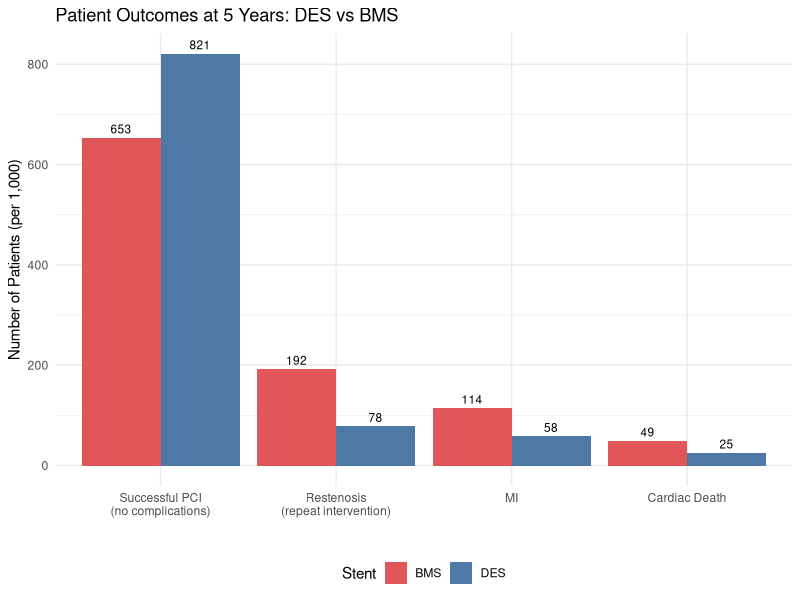
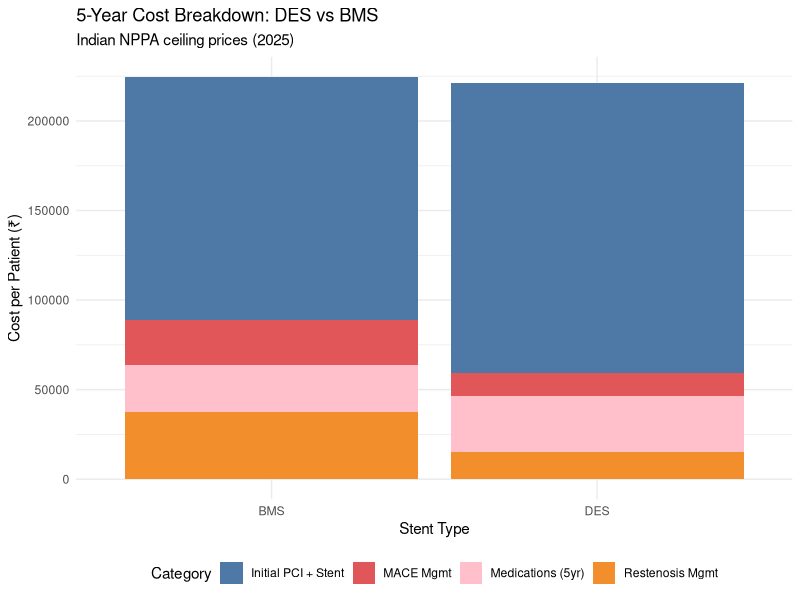
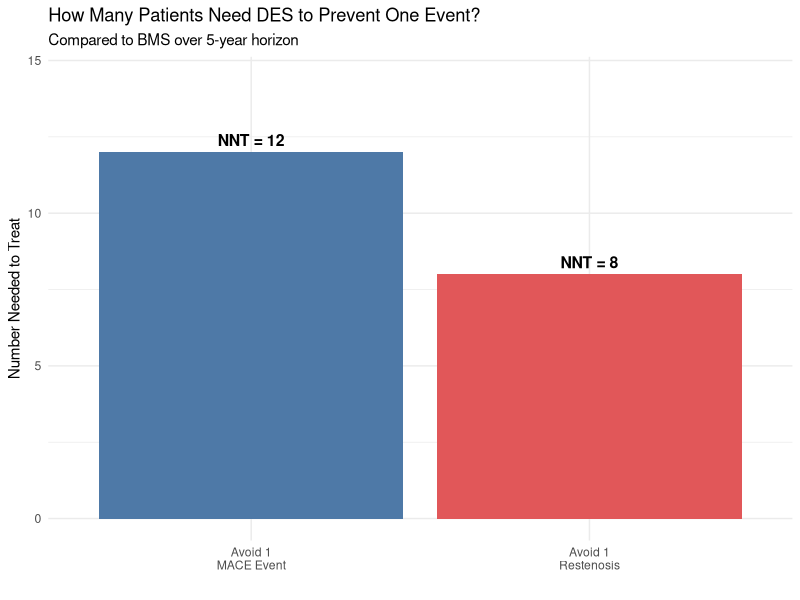
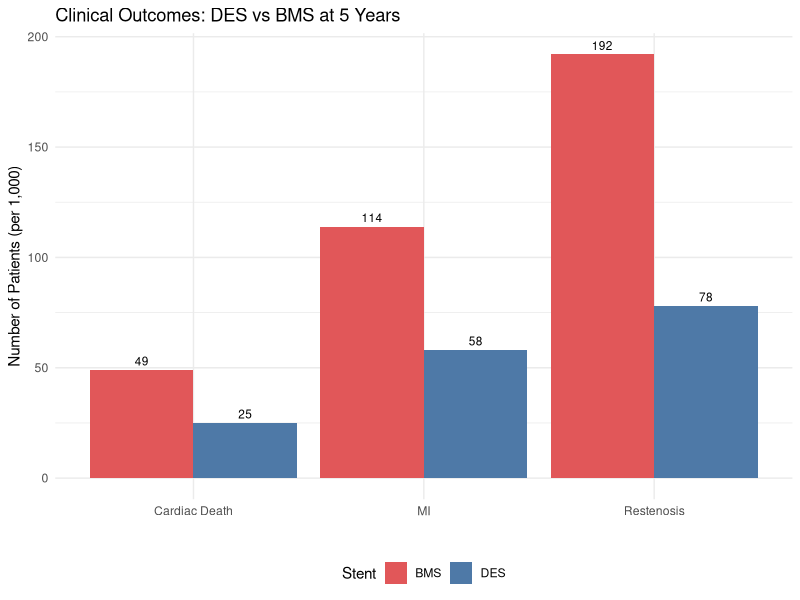

These charts were generated, in order, by the following R code:
## ---- chunk 1
#| label: fig-pico
#| echo: false
#| fig-cap: "PICO framework extended for HTA decision modelling"

library(DiagrammeR)

grViz("
digraph pico {
  graph [rankdir=TB, bgcolor='transparent', fontname='Helvetica', nodesep=0.6, ranksep=0.5]
  node [fontname='Helvetica', fontsize=11, style='filled,rounded', shape=box]

  Q [label='Structured Decision Problem', fillcolor='#2c3e50', fontcolor='white', fontsize=13, width=3.5]

  P [label='P — Population\\nAdults with stable CAD\\nundergoing elective PCI in India', fillcolor='#3498db', fontcolor='white', width=3]
  I [label='I — Intervention\\nDrug-Eluting Stent (DES)\\n₹38,933 (NPPA 2025)', fillcolor='#27ae60', fontcolor='white', width=3]
  C [label='C — Comparator\\nBare Metal Stent (BMS)\\n₹10,693 (NPPA 2025)', fillcolor='#e67e22', fontcolor='white', width=3]
  O [label='O — Outcomes\\nCosts (₹), QALYs, ICER', fillcolor='#e74c3c', fontcolor='white', width=3]

  H [label='HTA Extensions', fillcolor='#8e44ad', fontcolor='white', fontsize=12, width=3.5]

  Per [label='Perspective\\nHealthcare payer', fillcolor='#9b59b6', fontcolor='white', width=2.5]
  TH [label='Time Horizon\\n5 years', fillcolor='#9b59b6', fontcolor='white', width=2.5]
  DR [label='Discounting\\n3% per annum', fillcolor='#9b59b6', fontcolor='white', width=2.5]
  WTP [label='Threshold\\n₹1.7 lakh/QALY\\n(1× GDP per capita)', fillcolor='#9b59b6', fontcolor='white', width=2.5]

  Q -> P
  Q -> I
  Q -> C
  Q -> O

  Q -> H [style=dashed]
  H -> Per
  H -> TH
  H -> DR
  H -> WTP
}
")
## ---- chunk 2
#| label: params-cohort
#| echo: true

# === COHORT & FRAMEWORK ===
n_cohort      <- 1000   # 1,000 patients undergoing PCI
time_horizon  <- 5      # years of follow-up
discount_rate <- 0.03   # 3% annual discount (years 2–5)
## ---- chunk 3
#| label: params-probabilities
#| echo: true

# === PROBABILITIES ===

# Procedural success
# Source: Indian PCI registry data
p_success_des <- 0.97
p_success_bms <- 0.96

# Restenosis within 1 year (requiring repeat revascularisation)
# Source: PMC comparative study (Indian data); international meta-analyses
p_restenosis_des <- 0.08   # DES: 5–10%
p_restenosis_bms <- 0.20   # BMS: 15–20%

# MACE at 5 years (MI or cardiac death)
# Among patients WITHOUT restenosis
p_mace_des_no_restenosis <- 0.08
p_mace_bms_no_restenosis <- 0.15

# Among patients WITH restenosis (after repeat revascularisation)
p_mace_des_restenosis <- 0.15
p_mace_bms_restenosis <- 0.25

# Among MACE events: what proportion is MI vs cardiac death?
p_mi_given_mace        <- 0.70   # 70% MI
p_cardiac_death_given_mace <- 0.30   # 30% cardiac death

# Proportion needing CABG vs repeat PCI among restenosis cases
p_cabg_if_restenosis <- 0.20
## ---- chunk 4
#| label: params-costs
#| echo: true

# === COSTS (Indian Rupees) ===

# Stent costs — NPPA revised ceiling prices 2025
cost_des_stent <- 38933
cost_bms_stent <- 10693

# Base PCI procedure cost (same for both arms)
# Source: PMJAY/CGHS package rates; hospital data
cost_procedure <- 120000

# Post-PCI medication costs (annual)
cost_dapt_des_annual <- 8000    # 12-month dual antiplatelet (DES)
cost_dapt_bms_annual <- 3000    # Shorter DAPT + single antiplatelet (BMS)
cost_followup_annual <- 5000    # Annual follow-up visits and tests

# Repeat revascularisation costs
cost_repeat_pci <- 180000       # Repeat PCI (more complex than index)
cost_cabg       <- 250000       # CABG if PCI not suitable

# MACE event costs
cost_mi_management <- 200000    # Acute MI management
cost_cardiac_death <- 50000     # Terminal care
## ---- chunk 5
#| label: params-utilities
#| echo: true

# === UTILITY WEIGHTS (0 = dead, 1 = perfect health) ===
# Source: Adapted from international literature (Sullivan et al.)
utility_well_post_pci        <- 0.85   # Stable post-PCI
utility_restenosis_recovered <- 0.78   # After repeat revascularisation
utility_post_mi              <- 0.65   # Post-MI, surviving
utility_death                <- 0.00   # Death
## ---- chunk 6
#| label: fig-des-bms-tree
#| echo: true
#| fig-cap: "Decision tree structure: DES vs BMS for coronary intervention"

library(DiagrammeR)

grViz("
digraph des_bms {
  graph [rankdir=LR, bgcolor='transparent', fontname='Helvetica', nodesep=0.4]
  node [fontname='Helvetica', fontsize=10]

  D [label='PCI STENT\nChoice', shape=square, style=filled, fillcolor='#4e79a7', fontcolor='white', width=1.2]

  DES [label='DES\n₹38,933', shape=box, style='filled,rounded', fillcolor='#4e79a7', fontcolor='white']
  BMS [label='BMS\n₹10,693', shape=box, style='filled,rounded', fillcolor='#e15759', fontcolor='white']

  # DES branch
  DS [label='Success\n(97%)', shape=circle, style=filled, fillcolor='#d4e6f1', fontsize=9]
  DF [label='Failure\n(3%)', shape=box, style='filled,rounded', fillcolor='#f5b7b1', fontsize=9]
  DR [label='Restenosis\n(8%)', shape=circle, style=filled, fillcolor='#fdebd0', fontsize=9]
  DNR [label='No Restenosis\n(92%)', shape=circle, style=filled, fillcolor='#d5f5e3', fontsize=9]
  DM1 [label='MACE\n(15%)', shape=box, style='filled,rounded', fillcolor='#f5b7b1', fontsize=9]
  DW1 [label='Well', shape=box, style='filled,rounded', fillcolor='#d5f5e3', fontsize=9]
  DM2 [label='MACE\n(8%)', shape=box, style='filled,rounded', fillcolor='#f5b7b1', fontsize=9]
  DW2 [label='Well', shape=box, style='filled,rounded', fillcolor='#d5f5e3', fontsize=9]

  # BMS branch
  BS [label='Success\n(96%)', shape=circle, style=filled, fillcolor='#d4e6f1', fontsize=9]
  BF [label='Failure\n(4%)', shape=box, style='filled,rounded', fillcolor='#f5b7b1', fontsize=9]
  BR [label='Restenosis\n(20%)', shape=circle, style=filled, fillcolor='#fdebd0', fontsize=9]
  BNR [label='No Restenosis\n(80%)', shape=circle, style=filled, fillcolor='#d5f5e3', fontsize=9]
  BM1 [label='MACE\n(25%)', shape=box, style='filled,rounded', fillcolor='#f5b7b1', fontsize=9]
  BW1 [label='Well', shape=box, style='filled,rounded', fillcolor='#d5f5e3', fontsize=9]
  BM2 [label='MACE\n(15%)', shape=box, style='filled,rounded', fillcolor='#f5b7b1', fontsize=9]
  BW2 [label='Well', shape=box, style='filled,rounded', fillcolor='#d5f5e3', fontsize=9]

  D -> DES
  D -> BMS

  DES -> DS
  DES -> DF
  DS -> DR
  DS -> DNR
  DR -> DM1
  DR -> DW1
  DNR -> DM2
  DNR -> DW2

  BMS -> BS
  BMS -> BF
  BS -> BR
  BS -> BNR
  BR -> BM1
  BR -> BW1
  BNR -> BM2
  BNR -> BW2
}
")
## ---- chunk 7
#| label: pathway-counts
#| echo: true

library(knitr)

# ============================================================
# DES ARM — count patients at each node
# ============================================================
des_success       <- n_cohort * p_success_des
des_failure       <- n_cohort * (1 - p_success_des)     # → CABG

des_restenosis    <- des_success * p_restenosis_des
des_no_restenosis <- des_success * (1 - p_restenosis_des)

# MACE from restenosis pathway
des_mace_from_restenosis    <- des_restenosis * p_mace_des_restenosis
des_no_mace_from_restenosis <- des_restenosis * (1 - p_mace_des_restenosis)

# MACE from no-restenosis pathway
des_mace_no_restenosis    <- des_no_restenosis * p_mace_des_no_restenosis
des_no_mace_no_restenosis <- des_no_restenosis * (1 - p_mace_des_no_restenosis)

# Total MACE and breakdown
des_total_mace   <- des_mace_from_restenosis + des_mace_no_restenosis
des_mi           <- des_total_mace * p_mi_given_mace
des_cardiac_death <- des_total_mace * p_cardiac_death_given_mace

# ============================================================
# BMS ARM — count patients at each node
# ============================================================
bms_success       <- n_cohort * p_success_bms
bms_failure       <- n_cohort * (1 - p_success_bms)

bms_restenosis    <- bms_success * p_restenosis_bms
bms_no_restenosis <- bms_success * (1 - p_restenosis_bms)

bms_mace_from_restenosis    <- bms_restenosis * p_mace_bms_restenosis
bms_no_mace_from_restenosis <- bms_restenosis * (1 - p_mace_bms_restenosis)

bms_mace_no_restenosis    <- bms_no_restenosis * p_mace_bms_no_restenosis
bms_no_mace_no_restenosis <- bms_no_restenosis * (1 - p_mace_bms_no_restenosis)

bms_total_mace    <- bms_mace_from_restenosis + bms_mace_no_restenosis
bms_mi            <- bms_total_mace * p_mi_given_mace
bms_cardiac_death <- bms_total_mace * p_cardiac_death_given_mace

# --- Clean summary as a table ---
pathway_summary <- data.frame(
  Outcome = c("Successful PCI", "Procedural failure → CABG",
              "Restenosis (repeat intervention)", "No restenosis",
              "Total MACE", "— MI", "— Cardiac death",
              "Well (no complications)"),
  DES = c(des_success, des_failure,
          round(des_restenosis, 1), round(des_no_restenosis, 1),
          round(des_total_mace, 1), round(des_mi, 1), round(des_cardiac_death, 1),
          round(des_no_mace_no_restenosis, 1)),
  BMS = c(bms_success, bms_failure,
          round(bms_restenosis, 1), round(bms_no_restenosis, 1),
          round(bms_total_mace, 1), round(bms_mi, 1), round(bms_cardiac_death, 1),
          round(bms_no_mace_no_restenosis, 1))
)

kable(pathway_summary, col.names = c("Outcome", "DES (n)", "BMS (n)"),
      caption = "Patient flow per 1,000 patients at 5 years",
      align = c("l", "r", "r"))
## ---- chunk 8
#| label: fig-patient-flow
#| echo: true
#| fig-cap: "Patient flow comparison: DES vs BMS per 1,000 patients"

library(ggplot2)

flow_data <- data.frame(
  Outcome = rep(c("Successful PCI\n(no complications)", "Restenosis\n(repeat intervention)",
                   "MI", "Cardiac Death"), 2),
  Stent = rep(c("DES", "BMS"), each = 4),
  Count = c(
    round(des_no_mace_no_restenosis), round(des_restenosis), round(des_mi), round(des_cardiac_death),
    round(bms_no_mace_no_restenosis), round(bms_restenosis), round(bms_mi), round(bms_cardiac_death)
  )
)

flow_data$Outcome <- factor(flow_data$Outcome,
  levels = c("Successful PCI\n(no complications)", "Restenosis\n(repeat intervention)",
             "MI", "Cardiac Death"))

ggplot(flow_data, aes(x = Outcome, y = Count, fill = Stent)) +
  geom_col(position = "dodge") +
  geom_text(aes(label = Count), position = position_dodge(width = 0.9), vjust = -0.5, size = 3) +
  scale_fill_manual(values = c("DES" = "#4e79a7", "BMS" = "#e15759")) +
  labs(x = "", y = "Number of Patients (per 1,000)",
       title = "Patient Outcomes at 5 Years: DES vs BMS") +
  theme_minimal() +
  theme(legend.position = "bottom")
## ---- chunk 9
#| label: cost-vectors
#| echo: true

# Discount factor for summing over years
discount_factor <- sum(1 / (1 + discount_rate)^(0:(time_horizon - 1)))

# ============================================================
# DES ARM — Cost components
# ============================================================

# 1. Initial PCI + stent (successful patients get stent; failures get CABG)
cost_initial_des <- des_success * (cost_procedure + cost_des_stent) +
                    des_failure * cost_cabg

# 2. Medications: Year 1 DAPT + annual follow-up (discounted)
cost_medication_des <- n_cohort * cost_dapt_des_annual +
                       n_cohort * cost_followup_annual * discount_factor

# 3. Restenosis management (weighted: 80% repeat PCI, 20% CABG)
cost_restenosis_des <- des_restenosis * (
  (1 - p_cabg_if_restenosis) * cost_repeat_pci +
  p_cabg_if_restenosis * cost_cabg
)

# 4. MACE management
cost_mace_des <- des_mi * cost_mi_management +
                 des_cardiac_death * cost_cardiac_death

# TOTAL
total_cost_des <- cost_initial_des + cost_medication_des +
                  cost_restenosis_des + cost_mace_des

# ============================================================
# BMS ARM — Cost components
# ============================================================
cost_initial_bms <- bms_success * (cost_procedure + cost_bms_stent) +
                    bms_failure * cost_cabg

cost_medication_bms <- n_cohort * cost_dapt_bms_annual +
                       n_cohort * cost_followup_annual * discount_factor

cost_restenosis_bms <- bms_restenosis * (
  (1 - p_cabg_if_restenosis) * cost_repeat_pci +
  p_cabg_if_restenosis * cost_cabg
)

cost_mace_bms <- bms_mi * cost_mi_management +
                 bms_cardiac_death * cost_cardiac_death

total_cost_bms <- cost_initial_bms + cost_medication_bms +
                  cost_restenosis_bms + cost_mace_bms

# --- Clean summary as a table ---
fmt <- function(x) paste0("₹", format(round(x), big.mark = ","))

cost_summary <- data.frame(
  Component = c("Initial PCI + Stent", "Medications (5 yr)",
                "Restenosis management", "MACE management",
                "**TOTAL (cohort)**", "**Per patient**"),
  DES = c(fmt(cost_initial_des), fmt(cost_medication_des),
          fmt(cost_restenosis_des), fmt(cost_mace_des),
          fmt(total_cost_des), fmt(total_cost_des / n_cohort)),
  BMS = c(fmt(cost_initial_bms), fmt(cost_medication_bms),
          fmt(cost_restenosis_bms), fmt(cost_mace_bms),
          fmt(total_cost_bms), fmt(total_cost_bms / n_cohort))
)

kable(cost_summary, col.names = c("Cost Component", "DES", "BMS"),
      caption = "5-year cost summary: DES vs BMS",
      align = c("l", "r", "r"))
## ---- chunk 10
#| label: fig-cost-breakdown
#| echo: true
#| fig-cap: "5-year cost breakdown per patient: DES vs BMS"

library(tidyr)

cost_breakdown <- data.frame(
  Category = c("Initial PCI + Stent", "Medications (5yr)", "Restenosis Mgmt", "MACE Mgmt"),
  DES = c(cost_initial_des, cost_medication_des, cost_restenosis_des, cost_mace_des) / n_cohort,
  BMS = c(cost_initial_bms, cost_medication_bms, cost_restenosis_bms, cost_mace_bms) / n_cohort
)

cost_long <- pivot_longer(cost_breakdown, cols = c(DES, BMS),
                          names_to = "Stent", values_to = "Cost")

ggplot(cost_long, aes(x = Stent, y = Cost, fill = Category)) +
  geom_col(position = "stack") +
  scale_fill_manual(values = c("Initial PCI + Stent" = "#4e79a7",
                                "Medications (5yr)" = "pink",
                                "Restenosis Mgmt" = "#f28e2b",
                                "MACE Mgmt" = "#e15759")) +
  labs(x = "Stent Type", y = "Cost per Patient (₹)",
       title = "5-Year Cost Breakdown: DES vs BMS",
       subtitle = "Indian NPPA ceiling prices (2025)") +
  theme_minimal() +
  theme(legend.position = "bottom")
## ---- chunk 11
#| label: qaly-vectors
#| echo: true

# ============================================================
# DES ARM — QALY components
# ============================================================

# Patients who are well (no restenosis, no MACE) — best outcome
qaly_des_well <- des_no_mace_no_restenosis * utility_well_post_pci * time_horizon

# Restenosis but recovered (no subsequent MACE)
# 6 months unwell pre-intervention, then recovered for remaining years
qaly_des_restenosis_ok <- des_no_mace_from_restenosis *
  (utility_well_post_pci * 0.5 + utility_restenosis_recovered * (time_horizon - 0.5))

# MI survivors
# ~2 years well before MI, then reduced utility for remaining years
qaly_des_mi <- des_mi *
  (utility_well_post_pci * 2 + utility_post_mi * (time_horizon - 2))

# Cardiac death (assumed at midpoint of follow-up)
qaly_des_death <- des_cardiac_death * utility_well_post_pci * (time_horizon / 2)

# Procedural failures (→ CABG, assumed similar to restenosis recovery)
qaly_des_failure <- des_failure * utility_restenosis_recovered * time_horizon

# TOTAL
total_qaly_des <- qaly_des_well + qaly_des_restenosis_ok +
                  qaly_des_mi + qaly_des_death + qaly_des_failure

# ============================================================
# BMS ARM — QALY components
# ============================================================
qaly_bms_well <- bms_no_mace_no_restenosis * utility_well_post_pci * time_horizon

qaly_bms_restenosis_ok <- bms_no_mace_from_restenosis *
  (utility_well_post_pci * 0.5 + utility_restenosis_recovered * (time_horizon - 0.5))

qaly_bms_mi <- bms_mi *
  (utility_well_post_pci * 2 + utility_post_mi * (time_horizon - 2))

qaly_bms_death <- bms_cardiac_death * utility_well_post_pci * (time_horizon / 2)

qaly_bms_failure <- bms_failure * utility_restenosis_recovered * time_horizon

total_qaly_bms <- qaly_bms_well + qaly_bms_restenosis_ok +
                  qaly_bms_mi + qaly_bms_death + qaly_bms_failure

# --- Clean summary as a table ---
qaly_summary <- data.frame(
  Component = c("Well (no complications)", "Restenosis recovered",
                "MI survivors", "Cardiac death", "Procedural failure",
                "**TOTAL (cohort)**", "**Per patient**"),
  DES = c(round(qaly_des_well, 1), round(qaly_des_restenosis_ok, 1),
          round(qaly_des_mi, 1), round(qaly_des_death, 1),
          round(qaly_des_failure, 1),
          round(total_qaly_des, 1), round(total_qaly_des / n_cohort, 3)),
  BMS = c(round(qaly_bms_well, 1), round(qaly_bms_restenosis_ok, 1),
          round(qaly_bms_mi, 1), round(qaly_bms_death, 1),
          round(qaly_bms_failure, 1),
          round(total_qaly_bms, 1), round(total_qaly_bms / n_cohort, 3))
)

kable(qaly_summary, col.names = c("Patient Group", "DES (QALYs)", "BMS (QALYs)"),
      caption = "5-year QALY summary: DES vs BMS",
      align = c("l", "r", "r"))
## ---- chunk 12
#| label: icer-function
#| echo: true

# === ICER FUNCTION ===
calc_icer <- function(cost_new, cost_old, qaly_new, qaly_old) {
  inc_cost <- cost_new - cost_old
  inc_qaly <- qaly_new - qaly_old
  icer     <- inc_cost / inc_qaly
  list(inc_cost = inc_cost, inc_qaly = inc_qaly, icer = icer)
}

# Apply to our results
result <- calc_icer(
  cost_new = total_cost_des, cost_old = total_cost_bms,
  qaly_new = total_qaly_des, qaly_old = total_qaly_bms
)

# --- Interpret against WTP thresholds ---
wtp_1gdp <- 170000    # ~1× GDP per capita India
wtp_3gdp <- 510000    # ~3× GDP per capita

interpretation <- if (result$icer < 0) {
  "DES is **DOMINANT** (less costly AND more effective)"
} else if (result$icer < wtp_1gdp) {
  "DES is **HIGHLY cost-effective** (ICER < 1× GDP per capita)"
} else if (result$icer < wtp_3gdp) {
  "DES is **cost-effective** (ICER < 3× GDP per capita)"
} else {
  "DES is **NOT cost-effective** at conventional WTP thresholds"
}

# Display as a clean summary table
icer_table <- data.frame(
  Metric = c("Incremental cost (DES − BMS)",
             "Incremental QALYs (DES − BMS)",
             "ICER",
             "Interpretation"),
  Value = c(paste0("₹", format(round(result$inc_cost), big.mark = ",")),
            round(result$inc_qaly, 2),
            paste0("₹", format(round(result$icer), big.mark = ","), " per QALY"),
            interpretation)
)

kable(icer_table, col.names = c("", ""),
      caption = "Incremental cost-effectiveness: DES vs BMS",
      align = c("l", "l"))
## ---- chunk 13
#| label: fig-nnt
#| echo: true
#| fig-cap: "Number needed to treat: DES vs BMS"

# NNT — a clinical translation of the ICER
nnt_restenosis <- round(1 / (p_restenosis_bms - p_restenosis_des))
nnt_mace <- round(1 / ((bms_total_mace - des_total_mace) / n_cohort))

nnt_data <- data.frame(
  Outcome = c("Avoid 1\nRestenosis", "Avoid 1\nMACE Event"),
  NNT = c(nnt_restenosis, nnt_mace)
)

ggplot(nnt_data, aes(x = Outcome, y = NNT, fill = Outcome)) +
  geom_col(show.legend = FALSE) +
  geom_text(aes(label = paste0("NNT = ", NNT)), vjust = -0.5, size = 4, fontface = "bold") +
  scale_fill_manual(values = c("#4e79a7", "#e15759")) +
  labs(x = "", y = "Number Needed to Treat",
       title = "How Many Patients Need DES to Prevent One Event?",
       subtitle = "Compared to BMS over 5-year horizon") +
  theme_minimal() +
  expand_limits(y = c(0, max(nnt_data$NNT) * 1.2))
## ---- chunk 14
#| label: fig-outcomes-comparison
#| echo: true
#| fig-cap: "Clinical outcomes per 1,000 patients"

outcomes <- data.frame(
  Outcome = rep(c("Restenosis", "MI", "Cardiac Death"), 2),
  Stent = rep(c("DES", "BMS"), each = 3),
  Count = c(round(des_restenosis), round(des_mi), round(des_cardiac_death),
            round(bms_restenosis), round(bms_mi), round(bms_cardiac_death))
)

ggplot(outcomes, aes(x = Outcome, y = Count, fill = Stent)) +
  geom_col(position = "dodge") +
  geom_text(aes(label = Count), position = position_dodge(width = 0.9), vjust = -0.5, size = 3) +
  scale_fill_manual(values = c("DES" = "#4e79a7", "BMS" = "#e15759")) +
  labs(x = "", y = "Number of Patients (per 1,000)",
       title = "Clinical Outcomes: DES vs BMS at 5 Years") +
  theme_minimal() +
  theme(legend.position = "bottom")
## ---- chunk 15
#| label: run-model-function
#| echo: true

# ============================================================
# THE MODEL AS A FUNCTION
# ============================================================
# Everything from Sections 6–9, wrapped so we can reuse it.
# Default values = our base case. Change any input to explore.

run_model <- function(p_rest_des = 0.08, p_rest_bms = 0.20,
                      c_des = 38933, c_bms = 10693,
                      u_well = 0.85, u_rest = 0.78, u_mi = 0.65) {

  des_s   <- n_cohort * p_success_des
  des_r   <- des_s * p_rest_des
  des_nr  <- des_s * (1 - p_rest_des)
  des_mac <- des_r * p_mace_des_restenosis + des_nr * p_mace_des_no_restenosis
  des_m   <- des_mac * p_mi_given_mace
  des_d   <- des_mac * p_cardiac_death_given_mace

  bms_s   <- n_cohort * p_success_bms
  bms_r   <- bms_s * p_rest_bms
  bms_nr  <- bms_s * (1 - p_rest_bms)
  bms_mac <- bms_r * p_mace_bms_restenosis + bms_nr * p_mace_bms_no_restenosis
  bms_m   <- bms_mac * p_mi_given_mace
  bms_d   <- bms_mac * p_cardiac_death_given_mace

  df <- sum(1 / (1 + discount_rate)^(0:(time_horizon - 1)))

  tc_des <- des_s * (cost_procedure + c_des) + (n_cohort - des_s) * cost_cabg +
            n_cohort * cost_dapt_des_annual + n_cohort * cost_followup_annual * df +
            des_r * ((1 - p_cabg_if_restenosis) * cost_repeat_pci + p_cabg_if_restenosis * cost_cabg) +
            des_m * cost_mi_management + des_d * cost_cardiac_death

  tc_bms <- bms_s * (cost_procedure + c_bms) + (n_cohort - bms_s) * cost_cabg +
            n_cohort * cost_dapt_bms_annual + n_cohort * cost_followup_annual * df +
            bms_r * ((1 - p_cabg_if_restenosis) * cost_repeat_pci + p_cabg_if_restenosis * cost_cabg) +
            bms_m * cost_mi_management + bms_d * cost_cardiac_death

  tq_des <- (des_nr - des_nr * p_mace_des_no_restenosis) * u_well * time_horizon +
            (des_r - des_r * p_mace_des_restenosis) * (u_well * 0.5 + u_rest * (time_horizon - 0.5)) +
            des_m * (u_well * 2 + u_mi * 3) +
            des_d * u_well * (time_horizon / 2) +
            (n_cohort - des_s) * u_rest * time_horizon

  tq_bms <- (bms_nr - bms_nr * p_mace_bms_no_restenosis) * u_well * time_horizon +
            (bms_r - bms_r * p_mace_bms_restenosis) * (u_well * 0.5 + u_rest * (time_horizon - 0.5)) +
            bms_m * (u_well * 2 + u_mi * 3) +
            bms_d * u_well * (time_horizon / 2) +
            (n_cohort - bms_s) * u_rest * time_horizon

  list(cost_des = tc_des, cost_bms = tc_bms,
       qaly_des = tq_des, qaly_bms = tq_bms,
       icer = (tc_des - tc_bms) / (tq_des - tq_bms))
}
## ---- chunk 16
#| label: thought-q1
#| echo: true

# One line each — that's the power of a function
base <- run_model()                       # base case
alt  <- run_model(p_rest_bms = 0.12)      # what if BMS improves?

kable(data.frame(
  Scenario = c("Base case (DES 8% vs BMS 20%)",
               "BMS restenosis drops to 12%"),
  ICER = c(paste0("₹", format(round(base$icer), big.mark = ",")),
           paste0("₹", format(round(alt$icer), big.mark = ",")))
), col.names = c("Scenario", "ICER (₹/QALY)"),
  caption = "How restenosis rates change the conclusion",
  align = c("l", "r"))
